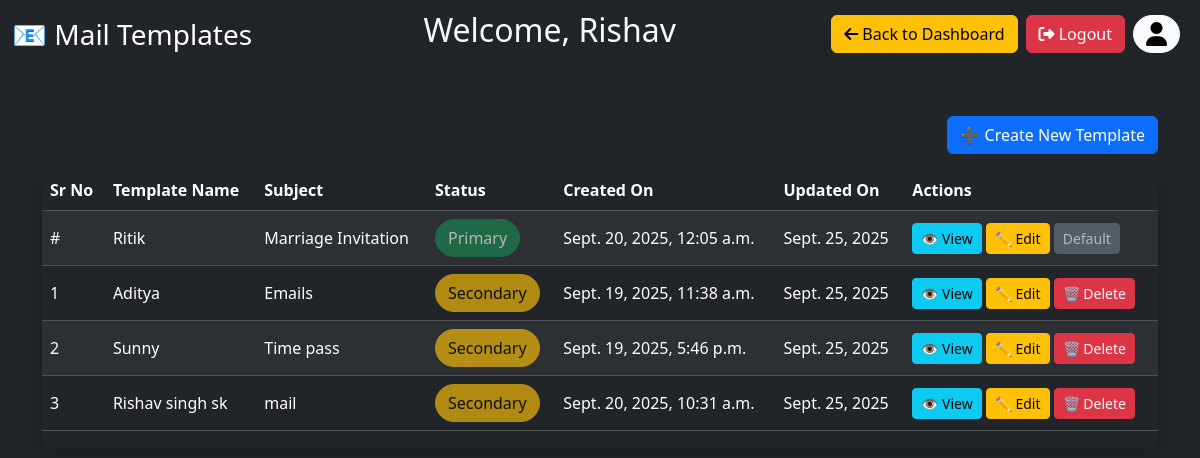
Page /templates/ (signed in) on the committed database.
### home/models.py (models this page shows, shortened)
class User(models.Model):
    first_name = models.CharField(max_length=50)
    last_name = models.CharField(max_length=20)
    email = models.EmailField(null=True, max_length=150)
    phone = models.CharField(max_length=15, default='0000000000')
    organization = models.CharField(max_length=100, null=True, blank=True)
    date_of_birth = models.DateField(default='2000-01-01')  # lowercase field name
    password = models.CharField(max_length=100, default='defaultpassword')
    email_pass=models.CharField(max_length=50,null=True)
    email_host=models.CharField(max_length=50,default="smtp.gmail.com")
    email_port=models.IntegerField(default=587)
    use_tls=models.BooleanField(default=True)
    profile_image = models.ImageField(upload_to="profile_images/",null=True,blank=True,default=None)
    reset_token = models.CharField(max_length=100, blank=True, null=True)

### template/models.py (models this page shows, shortened)
class emailtemplates(models.Model):
    user = models.ForeignKey(User,on_delete=models.CASCADE,null=True)
    template_name=models.CharField(max_length=50)
    subject=models.CharField(max_length=100)
    email_body=models.TextField()
    is_primary=models.BooleanField(default=False)
    created_at=models.DateTimeField(auto_now_add=True)
    updated_at=models.DateField(auto_now=True)

### template/views.py (the view)
# urls.py: path('', views.configure, name='configure'),
def configure(request):
    user_id=request.session.get('user_id')
    if not user_id:
        messages.warning(request,'Login first')
        return redirect('login')
    user=User.objects.get(id=user_id)
    username=user.first_name
    user=User.objects.get(id=user_id)
    primary_template = emailtemplates.objects.get(user = user, is_primary=True)
    other_template = emailtemplates.objects.filter(user = user, is_primary=False)
    primary = {
        'id':primary_template.id,
        'template_name':primary_template.template_name,
        'subject':primary_template.subject,
        'created_at':primary_template.created_at,
        'updated_at':primary_template.updated_at,
    }
    ot_list = []
    for ot in other_template:
        ot_list.append({
            'id':ot.id,
            'template_name':ot.template_name,
            'subject':ot.subject,
            'created_at':ot.created_at,
            'updated_at':ot.updated_at,
        })
    templates = {
    }
    return render(request,'t/configure.html', {
            'username':username,
            'primary':primary,
            'others':ot_list
        })

### template/templates/t/configure.html (shortened to what this page needs)
{% extends "t/base.html" %}
{% load static %}
{% block content %}
<nav class="navbar navbar-expand-lg navbar-dark bg-dark">
    <div class="container-fluid">
        <a class="navbar-brand fs-3" >📧 Mail Templates</a>
        <h2>Welcome, {{username}}</h2>
        <div class="d-flex align-items-center">
            <a href=" {% url 'home' %}" class="btn btn-warning me-2">
                <i class="fa-solid fa-arrow-left"></i> Back to Dashboard
            </a>
            <a href="{% url 'logout' %}" class="btn btn-danger me-2">
                <i class="fa-solid fa-right-from-bracket"></i> Logout
            </a>
            <a class="btn btn-light rounded-5 me-2" href="{% url 'profile' %}">
                <i class="fa-solid fa-user fa-xl" style="color: #050505ff;"></i>
            </a>
        </div>
    </div>
</nav>
<div class="container mt-5">
    <div class="d-flex justify-content-between align-items-center mb-3">
        <a href=" {% url 'createtemplate' %} " class="btn btn-primary">➕ Create New Template</a>
    </div>
    <div class="table-responsive shadow rounded">
        <table class="table table-dark table-striped table-hover align-middle">
            <thead>
                <tr>
                    <th>Sr No</th>
                    <th>Template Name</th>
                    <th>Subject</th>
                    <th>Status</th>
                    <th>Created On</th>
                    <th>Updated On</th>
                    <th>Actions</th>
                </tr>
            </thead>
            <tbody>
                <tr>
                    <td>#</td>
                    <td> {{primary.template_name}} </td>
                    <td>{{ primary.subject }}</td>
                <td>
                    <button class="btn btn-success rounded-pill" disabled>Primary</button>
                </td>
                    <td>{{ primary.created_at }}</td>
                    <td>{{ primary.updated_at }}</td>
                <td>
        <a href="{% url 'viewstatus' primary.id %}" class="btn btn-sm btn-info">👁 View</a>
        <a href="{% url 'editprofile' primary.id %}" class="btn btn-sm btn-warning">✏ Edit</a>
            <button class="btn btn-sm btn-secondary" disabled>Default</button>
    </td>
</tr>
                {% for t in others %}
                <tr>
                    <td>{{ forloop.counter }}</td>
                    <td>{{ t.template_name }}</td>
                    <td>{{ t.subject }}</td>
                <td>
                    <button class="btn btn-warning rounded-pill" disabled>Secondary</button>
                </td>
                    <td>{{ t.created_at }}</td>
                    <td>{{ t.updated_at }}</td>
                <td>
        <a href="{% url 'viewstatus' t.id %}" class="btn btn-sm btn-info">👁 View</a>
        <a href="{% url 'editprofile' t.id %}" class="btn btn-sm btn-warning">✏ Edit</a>
            <a href="{% url 'deletetemplate' t.id %}" class="btn btn-sm btn-danger">🗑 Delete</a>
    </td>
</tr>
                    {% endfor %}
            </tbody>
        </table>
    </div>
</div>
{% endblock %}

### rows in the picture
User: first_name "Rishav"
emailtemplates: template_name "Ritik", subject "Marriage Invitation", created_at "Sept. 20, 2025, 12:05 a.m.", updated_at "Sept. 25, 2025"
emailtemplates: template_name "Aditya", subject "Emails", created_at "Sept. 19, 2025, 11:38 a.m.", updated_at "Sept. 25, 2025"
emailtemplates: template_name "Sunny", subject "Time pass", created_at "Sept. 19, 2025, 5:46 p.m.", updated_at "Sept. 25, 2025"
emailtemplates: template_name "Rishav singh sk", subject "mail", created_at "Sept. 20, 2025, 10:31 a.m.", updated_at "Sept. 25, 2025"
